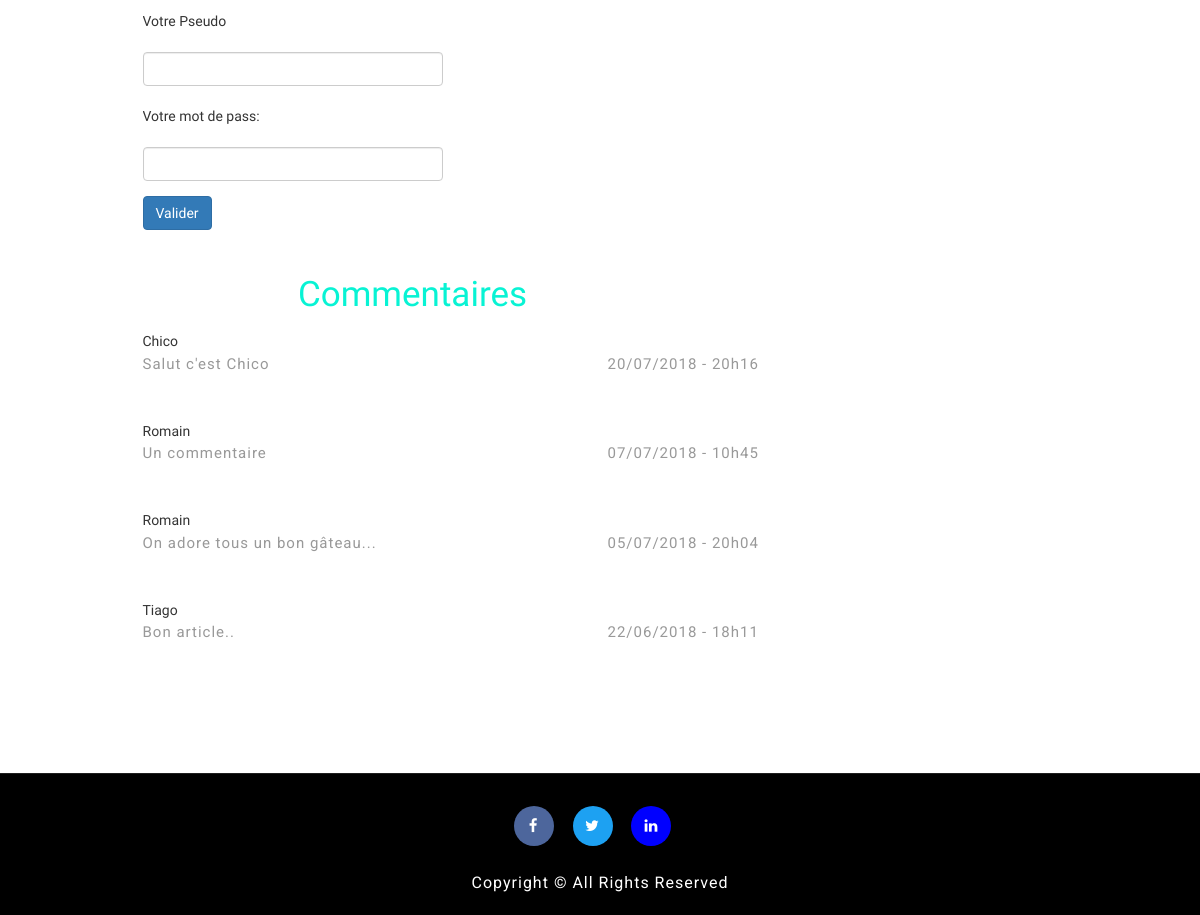
Before: /article/6 (lower part) with the older database file.
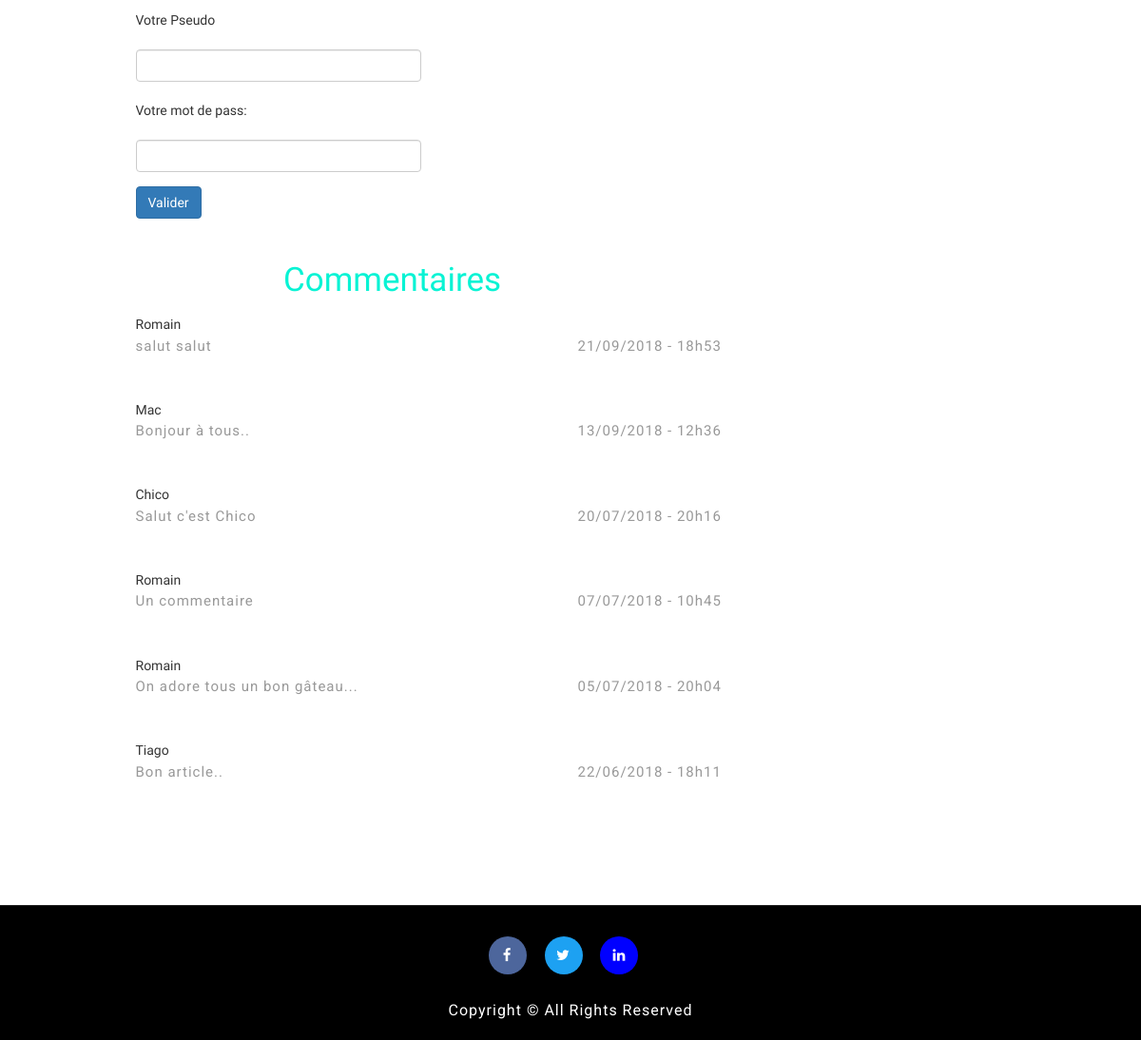
After: the same page with the newer database file.
### tables this page shows
CREATE TABLE `comments` (
  `idComments` int(11) NOT NULL,
  `content` longtext NOT NULL,
  `dateT` datetime NOT NULL,
  `posts_id` int(11) NOT NULL,
  `users_id` int(11) NOT NULL,
  `waiting` int(11) NOT NULL
);

CREATE TABLE `users` (
  `idUsers` int(11) NOT NULL,
  `username` varchar(255) NOT NULL,
  `password` varchar(255) NOT NULL,
  `is_admin` int(11) NOT NULL,
  `email` varchar(255) NOT NULL,
  `token` varchar(255) DEFAULT NULL,
  `reset_token` varchar(255) DEFAULT NULL
);

### App/Controller/PostsController.php (called while the page is built, shortened)
<?php
class PostsController extends Controller
{
	public function single($id)
	{
		$visitor = new \App\Auth\DbAuthManager();
		$comments = \App\App::getInstance() -> getTable('CommentsManager');
		$comment = $comments -> getComments([$id]);
		$this -> page('posts/single', compact('post', 'visitor', 'comment', 'url'));
	}
}

### App/Auth/DbAuthManager.php (called while the page is built, shortened)
<?php
class DbAuthManager
{
	 public function logged()
	 {
	 	if (isset($_SESSION['auth']) OR isset($_SESSION['visitor'])){
	 		return true;
	 	} else
	 		 return false;
	 }
}

### App/App.php (called while the page is built, shortened)
<?php
class App
{
	private static $db;
	private static $instance;
	public static function getDb()
	{
		if (self::$db == null) {
			self::$db = new \App\Bdd\Database();
		}
		return self::$db;
	}
	public static function getInstance()
	{
		if(self::$instance == null){
			self::$instance = new App();
		}
		return self::$instance;
	}
	public function getTable($tableName)
	{
		return new $class_name();
	}
}

### App/Bdd/Database.php (called while the page is built, shortened)
<?php
class Database
{
	private $db;
	private $settings = [];
	public function __construct()
	{
		$this -> settings = require 'App/Bdd/bdd.ini';
	}
	private function getPdo()
	{
		if ($this -> db == null) {
			$this -> db = new PDO('mysql:dbname=' .$this -> settings['dbName']. ';host=' .$this -> settings['host'].'', $this -> settings['user'], $this -> settings['pass']);
			$this -> db -> setAttribute(PDO::ATTR_ERRMODE, PDO::ERRMODE_WARNING);
		}
		return $this -> db;
	}
	public function prepare($statement, $attributes, $one = true, $className = null)
	{
		$res = $this -> getPdo() -> prepare($statement);
		$res -> execute($attributes);
		if ($className == true) {
			$res -> setFetchMode(PDO::FETCH_CLASS, $className);
		} else {
			$res -> setFetchMode(PDO::FETCH_OBJ);
		}
		if ($one) {
			$data = $res -> fetch();
		}
		else{
			$data = $res -> fetchAll();
		}
		return $data;
	}
}

### App/Table/CommentsManager.php (called while the page is built, shortened)
<?php
class CommentsManager
{
    private $table = 'comments';
  public function getComments($id)
  {
    $datas = \App\App::getDb() -> prepare("SELECT comments.content, users.username,
      DATE_FORMAT(dateT, '%d/%m/%Y - %Hh%i') AS dateT,  DATE_FORMAT(dateT, '%Y/%m/%d - %Hh%i') AS dateTri
      FROM {$this -> table}
      JOIN users ON users.idUsers = comments.users_id
      WHERE waiting = 0 AND posts_id = ? ORDER BY dateTri DESC", $id, false, Comments::class);
    if ($datas) {
      return $datas;
    }
    return false;
  }
}

### App/Table/Comments.php (called while the page is built, shortened)
<?php
class Comments
{
    private $content;
    private $dateT;
    public function content()
    {
      return $this -> content;
    }
    public function dateT()
    {
      return $this -> dateT;
    }
    public function getUsers()
    {
        $users = new \App\Auth\DbAuth();
        if (isset($this -> username)) {
            $users -> setUsername($this -> username);
        }
        return $users;
    }
}

### App/Auth/DbAuth.php (called while the page is built, shortened)
<?php
class DbAuth
{
	 private $username;
	 public function username()
	 {
	 	return $this -> username;
	 }
	 public function setUsername($username)
	 {
	 	$this -> username = $username;
	 }
}

### App/Views/posts/single.php (the view, shortened to what this page needs)
<div class="media mb-4 hidden-xs hidden-sm" style="width: 60%;">
      <?php
        if ($visitor -> logged()){ ?>
         <div class="card my-4">
           <h5 class="card-header">Laissez un Commentaire:</h5>
           <div class="card-body">
             <form method="post">
               <div class="form-group">
                 <textarea name="content" class="form-control" rows="3"></textarea></br>
               </div>
               <button type="submit" class="btn btn-primary">Enregistrer</button>
             </form>
           </div>
         </div>
       <?php }
       else{ ?>
       <div class="card my-2" style="width:300px;">
           <h5 class="card-header">Votre Pseudo</h5></br>
           <div class="card-body">
             <form method="post">
               <div class="form-group">
                 <input type="text" name="pseudo" class="form-control"></input></br>
                 <h5 class="card-header">Votre mot de pass:</h5><br>
                 <input type="password" name="pass" class="form-control"></input>
               </div>
               <button type="submit" class="btn btn-primary">Valider</button>
             </form>
           </div>
       </div>
      <?php } ?>
       </br></br><h4 style="text-align: center">Commentaires</h4>
 </div>
 <?php
   if ($comment) {
     foreach ($comment as $comment) { ?>
     <h5 class="mt-0"><?= $comment -> getUsers() -> username(); ?></h5>
       <div class="row">
         <div class="col-sm-6">
           <p><?= $comment -> content(); ?></p>
         </div>
         <div class="col-sm-6">
           <p><?= $comment -> dateT(); ?></p>
         </div>
       </div></br></br>
     <?php
     }
   } else{
     echo "Sans Commentaires !";
   }

Changed rows visible on the page:
added comments: users.username "Romain", content "salut salut", comment "21/09/2018 - 18h53"
added comments: users.username "Mac", content "Bonjour à tous..", comment "13/09/2018 - 12h36"
